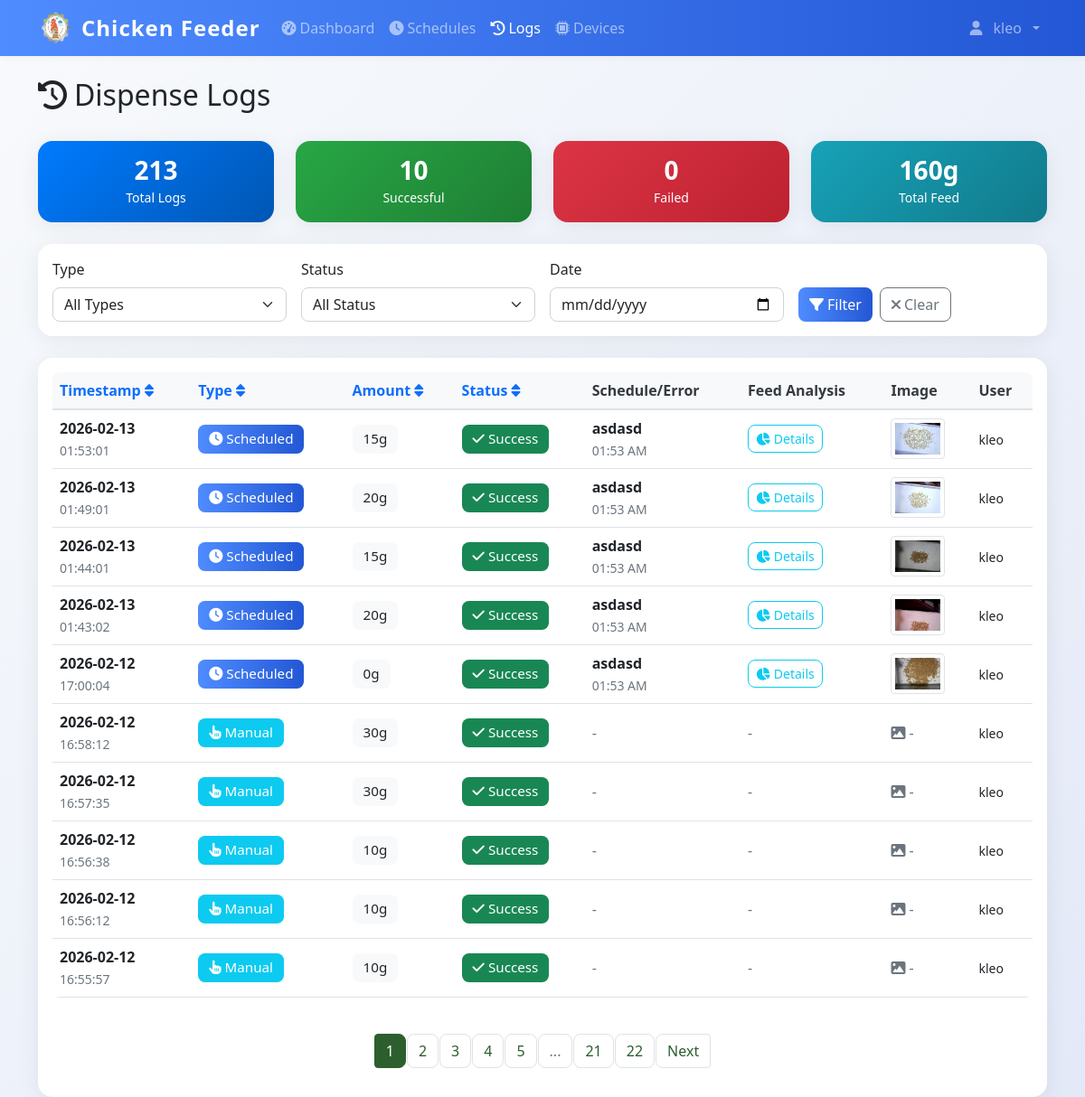
The page /logs (signed in) on the database as committed earlier.
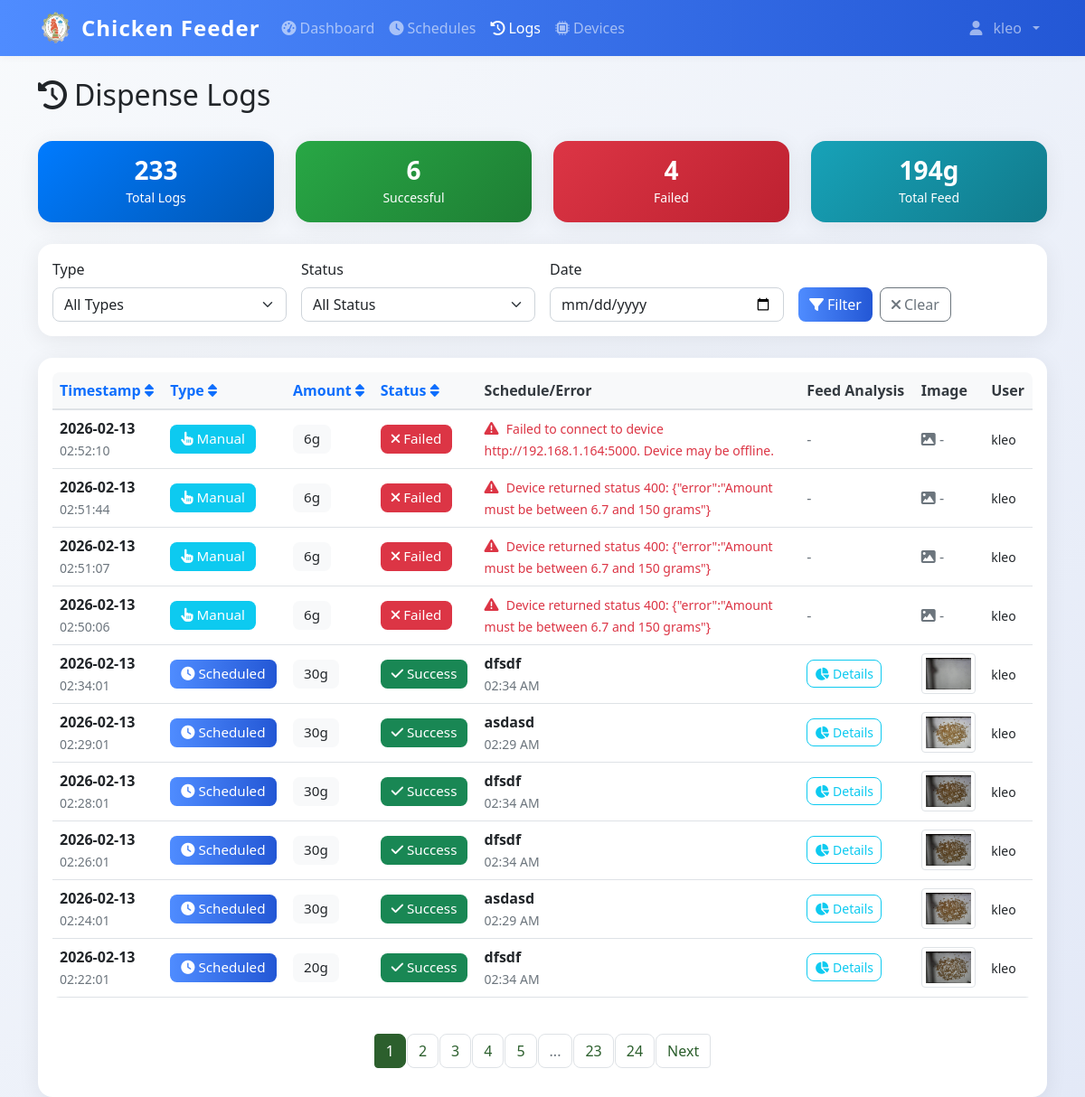
The same page on the database as committed later.
### models.py (models this page shows)
class DispenseLog(db.Model):
    id = db.Column(db.Integer, primary_key=True)
    timestamp = db.Column(db.DateTime, default=datetime.now, nullable=False)
    amount_grams = db.Column(db.Integer, nullable=False)
    trigger_type = db.Column(db.String(20), nullable=False)
    schedule_id = db.Column(db.Integer, db.ForeignKey('feed_schedule.id'), nullable=True)
    status = db.Column(db.String(20), default='success')
    error_message = db.Column(db.Text, nullable=True)
    image_path = db.Column(db.String(255), nullable=True)  # Path to captured feed image
    pellet_count = db.Column(db.Integer, nullable=True)  # Number of pellets detected in image
    grams_detected = db.Column(db.Float, nullable=True)  # Estimated grams of pellets in feeder
    grams_dispensed = db.Column(db.Integer, nullable=True)  # Actual amount dispensed by servo
    triggered_by = db.Column(db.Integer, db.ForeignKey('user.id'), nullable=True)
    schedule = db.relationship('FeedSchedule', backref=db.backref('dispense_logs', lazy=True))
    user = db.relationship('User', backref=db.backref('dispense_logs', lazy=True))

class FeedSchedule(db.Model):
    id = db.Column(db.Integer, primary_key=True)
    name = db.Column(db.String(100), nullable=False)
    feed_time = db.Column(db.Time, nullable=False)
    amount_grams = db.Column(db.Integer, nullable=False)
    is_active = db.Column(db.Boolean, default=True)
    created_by = db.Column(db.Integer, db.ForeignKey('user.id'), nullable=False)
    created_at = db.Column(db.DateTime, default=datetime.now)
    user = db.relationship('User', backref=db.backref('schedules', lazy=True))

class User(UserMixin, db.Model):
    id = db.Column(db.Integer, primary_key=True)
    username = db.Column(db.String(80), unique=True, nullable=False)
    email = db.Column(db.String(120), unique=True, nullable=False)
    password_hash = db.Column(db.String(120), nullable=False)
    iot_device_url = db.Column(db.String(255), nullable=True)  # e.g., 'http://192.168.1.100:5000' or 'pi_klei'
    is_admin = db.Column(db.Boolean, default=True)
    created_at = db.Column(db.DateTime, default=datetime.now)

### app.py (the view)
@app.route('/logs')
@login_required
def logs():
    page = request.args.get('page', 1, type=int)
    if not current_user.is_admin:
        logs = DispenseLog.query.filter_by(triggered_by=current_user.id).order_by(DispenseLog.timestamp.desc()).paginate(
            page=page, per_page=10, error_out=False
        )
    else:
        logs = DispenseLog.query.order_by(DispenseLog.timestamp.desc()).paginate(
            page=page, per_page=10, error_out=False
        )
    return render_template('logs.html', logs=logs)

### app.py (called while the page is built)
@login_manager.user_loader
def load_user(user_id):
    return db.session.get(User, int(user_id))

@app.context_processor
def inject_datetime():
    return {'datetime': datetime}

@app.before_request
def restrict_admin_from_user_pages():
    if current_user.is_authenticated and getattr(current_user, 'is_admin', False):
        if not request.path.startswith('/admin'):
            if not request.path.startswith('/static') and not request.path.startswith('/logout'):
                return redirect(url_for('admin.dashboard'))

### templates/logs.html (shortened to what the changed rows need)
{% extends "base.html" %}
{% block content %}
<div class="container mt-4">
    <div class="row mb-4">
        <div class="col">
            <h1 class="h2">
                <i class="fas fa-history me-2"></i>Dispense Logs
            </h1>
        </div>
    </div>
    {% if not logs or not logs.items %}
    <div class="text-center text-muted py-5">
        <i class="fas fa-clipboard-list fa-4x mb-3"></i>
        <h4>No Logs Available</h4>
        <p class="mb-4">No log data found. Dispense logs will appear here once you start feeding.</p>
        <a href="{{ url_for('dashboard') }}" class="btn btn-primary">
            <i class="fas fa-tachometer-alt me-2"></i>Go to Dashboard
        </a>
    </div>
    {% else %}
    <div class="row my-4">
        <div class="col-md-3">
            <div class="card bg-primary text-white">
                <div class="card-body text-center">
                    <h3 class="mb-0">{{ logs.total }}</h3>
                    <small>Total Logs</small>
                </div>
            </div>
        </div>
        <div class="col-md-3">
            <div class="card bg-success text-white">
                <div class="card-body text-center">
                    <h3 class="mb-0">{{ logs.items|selectattr('status', 'equalto', 'success')|list|length }}</h3>
                    <small>Successful</small>
                </div>
            </div>
        </div>
        <div class="col-md-3">
            <div class="card bg-danger text-white">
                <div class="card-body text-center">
                    <h3 class="mb-0">{{ logs.items|selectattr('status', 'equalto', 'failure')|list|length }}</h3>
                    <small>Failed</small>
                </div>
            </div>
        </div>
        <div class="col-md-3">
            <div class="card bg-info text-white">
                <div class="card-body text-center">
                    <h3 class="mb-0">{{ logs.items|sum(attribute='amount_grams') }}g</h3>
                    <small>Total Feed</small>
                </div>
            </div>
        </div>
    </div>
    <div class="card mb-4">
        <div class="card-body">
            <div class="row g-3">
                <div class="col-md-3">
                    <label for="filter-type" class="form-label">Type</label>
                    <select class="form-select" id="filter-type">
                        <option value="">All Types</option>
                    </select>
                </div>
                <div class="col-md-3">
                    <label for="filter-status" class="form-label">Status</label>
                    <select class="form-select" id="filter-status">
                        <option value="">All Status</option>
                    </select>
                </div>
                <div class="col-md-3">
                    <label for="filter-date" class="form-label">Date</label>
                    <input type="date" class="form-control" id="filter-date">
                </div>
                <div class="col-md-3">
                    <label class="form-label">&nbsp;</label>
                    <div class="d-flex gap-2">
                        <button class="btn btn-primary" onclick="applyFilters()">
                            <i class="fas fa-filter me-1"></i>Filter
                        </button>
                        <button class="btn btn-outline-secondary" onclick="clearFilters()">
                            <i class="fas fa-times me-1"></i>Clear
                        </button>
                    </div>
                </div>
            </div>
        </div>
    </div>
    <div class="card">
        <div class="card-body">
            {% if logs.items %}
            <div class="table-responsive">
                <table class="table table-hover">
                    <thead>
                        <tr>
                            <th>
                                <a href="#" onclick="sortTable('timestamp')" class="text-decoration-none">
                                    Timestamp <i class="fas fa-sort"></i>
                                </a>
                            </th>
                            <th>
                                <a href="#" onclick="sortTable('type')" class="text-decoration-none">
                                    Type <i class="fas fa-sort"></i>
                                </a>
                            </th>
                            <th>
                                <a href="#" onclick="sortTable('amount')" class="text-decoration-none">
                                    Amount <i class="fas fa-sort"></i>
                                </a>
                            </th>
                            <th>
                                <a href="#" onclick="sortTable('status')" class="text-decoration-none">
                                    Status <i class="fas fa-sort"></i>
                                </a>
                            </th>
                            <th>Schedule/Error</th>
                            <th>Feed Analysis</th>
                            <th>Image</th>
                            <th>User</th>
                        </tr>
                    </thead>
                    <tbody id="logs-table-body">
                        {% for log in logs.items %}
                        <tr class="log-row"
                            data-type="{{ log.trigger_type }}"
                            data-status="{{ log.status }}"
                            data-date="{{ log.timestamp.strftime('%Y-%m-%d') }}">
                            <td>
                                <div>
                                    <strong>{{ log.timestamp.strftime('%Y-%m-%d') }}</strong>
                                </div>
                                <small class="text-muted">{{ log.timestamp.strftime('%H:%M:%S') }}</small>
                            </td>
                            <td>
                                {% if log.trigger_type == 'manual' %}
                                    <span class="badge bg-info">
                                        <i class="fas fa-hand-pointer me-1"></i>Manual
                                    </span>
                                {% else %}
                                    <span class="badge bg-primary">
                                        <i class="fas fa-clock me-1"></i>Scheduled
                                    </span>
                                {% endif %}
                            </td>
                            <td>
                                <span class="badge bg-light text-dark">{{ log.amount_grams }}g</span>
                            </td>
                            <td>
                                {% if log.status == 'success' %}
                                    <span class="badge bg-success">
                                        <i class="fas fa-check me-1"></i>Success
                                    </span>
                                {% else %}
                                    <span class="badge bg-danger">
                                        <i class="fas fa-times me-1"></i>Failed
                                    </span>
                                {% endif %}
                            </td>
                            <td style="max-width: 350px;">
                                {% if log.schedule %}
                                    <div>
                                        <strong>{{ log.schedule.name }}</strong>
                                    </div>
                                    <small class="text-muted">{{ log.schedule.feed_time.strftime('%I:%M %p') }}</small>
                                {% elif log.error_message %}
                                    <div class="text-danger" title="{{ log.error_message }}" style="cursor: help;">
                                        <i class="fas fa-exclamation-triangle me-1"></i>
                                        <small>{{ log.error_message[:100] }}{% if log.error_message|length > 100 %}...{% endif %}</small>
                                    </div>
                                {% else %}
                                    <span class="text-muted">-</span>
                                {% endif %}
                            </td>
                            <td>
                                {% if log.pellet_count is not none or log.grams_detected is not none or log.grams_dispensed is not none %}
                                    <button class="btn btn-sm btn-outline-info"
                                            onclick="showFeedDetails({{ log.pellet_count or 0 }}, {{ log.grams_detected or 0 }}, {{ log.grams_dispensed or 0 }}, {{ log.amount_grams }})"
                                            title="View feed analysis details">
                                        <i class="fas fa-chart-pie me-1"></i>Details
                                    </button>
                                {% else %}
                                    <span class="text-muted">-</span>
                                {% endif %}
                            </td>
                            <td>
                                {% if log.image_path %}
                                    <img src="{{ url_for('static', filename=log.image_path) }}"
                                         alt="Feed Image"
                                         class="img-thumbnail"
                                         style="width: 60px; height: 45px; object-fit: cover; cursor: pointer;"
                                         onclick="viewImage('{{ url_for('static', filename=log.image_path) }}')"
                                         title="Click to view full image">
                                {% else %}
                                    <span class="text-muted"><i class="fas fa-image"></i> -</span>
                                {% endif %}
                            </td>
                            <td>
                                {% if log.user %}
                                    <small>{{ log.user.username }}</small>
                                {% else %}
                                    <small class="text-muted">System</small>
                                {% endif %}
                            </td>
                        </tr>
                        {% endfor %}
                    </tbody>
                </table>
            </div>
            {% if logs.pages > 1 %}
            <nav aria-label="Logs pagination" class="mt-4">
                <ul class="pagination justify-content-center">
                    {% for page_num in logs.iter_pages() %}
                        {% if page_num %}
                            {% if page_num != logs.page %}
                                <li class="page-item">
                                    <a class="page-link" href="{{ url_for('logs', page=page_num) }}">{{ page_num }}</a>
                                </li>
                            {% else %}
                                <li class="page-item active">
                                    <span class="page-link">{{ page_num }}</span>
                                </li>
                            {% endif %}
                        {% else %}
                            <li class="page-item disabled">
                                <span class="page-link">...</span>
                            </li>
                        {% endif %}
                    {% endfor %}
                    {% if logs.has_next %}
                        <li class="page-item">
                            <a class="page-link" href="{{ url_for('logs', page=logs.next_num) }}">Next</a>
                        </li>
                    {% endif %}
                </ul>
            </nav>
            {% endif %}
            {% endif %}
        </div>
    </div>
</div>
{% endif %}
{% endblock %}

Rows that differ between the two databases and show on the page:
no longer on this page (row unchanged): DispenseLog: timestamp "2026-02-13", timestamp "01:53:01", trigger_type "scheduled" (drawn), amount_grams "15", status "success" (drawn), schedule.name "asdasd", schedule.feed_time "01:53 AM", image_path (picture), user.username "kleo"
no longer on this page (row unchanged): DispenseLog: timestamp "2026-02-13", timestamp "01:49:01", trigger_type "scheduled" (drawn), amount_grams "20", status "success" (drawn), schedule.name "asdasd", schedule.feed_time "01:53 AM", image_path (picture), user.username "kleo"
no longer on this page (row unchanged): DispenseLog: timestamp "2026-02-13", timestamp "01:44:01", trigger_type "scheduled" (drawn), amount_grams "15", status "success" (drawn), schedule.name "asdasd", schedule.feed_time "01:53 AM", image_path (picture), user.username "kleo"
no longer on this page (row unchanged): DispenseLog: timestamp "2026-02-13", timestamp "01:43:02", trigger_type "scheduled" (drawn), amount_grams "20", status "success" (drawn), schedule.name "asdasd", schedule.feed_time "01:53 AM", image_path (picture), user.username "kleo"
no longer on this page (row unchanged): DispenseLog: timestamp "2026-02-12", timestamp "17:00:04", trigger_type "scheduled" (drawn), amount_grams "0", status "success" (drawn), schedule.name "asdasd", schedule.feed_time "01:53 AM", image_path (picture), user.username "kleo"
no longer on this page (row unchanged): DispenseLog: timestamp "2026-02-12", timestamp "16:58:12", trigger_type "manual" (drawn), amount_grams "30", status "success" (drawn), user.username "kleo"
no longer on this page (row unchanged): DispenseLog: timestamp "2026-02-12", timestamp "16:57:35", trigger_type "manual" (drawn), amount_grams "30", status "success" (drawn), user.username "kleo"
no longer on this page (row unchanged): DispenseLog: timestamp "2026-02-12", timestamp "16:56:38", trigger_type "manual" (drawn), amount_grams "10", status "success" (drawn), user.username "kleo"
no longer on this page (row unchanged): DispenseLog: timestamp "2026-02-12", timestamp "16:56:12", trigger_type "manual" (drawn), amount_grams "10", status "success" (drawn), user.username "kleo"
no longer on this page (row unchanged): DispenseLog: timestamp "2026-02-12", timestamp "16:55:57", trigger_type "manual" (drawn), amount_grams "10", status "success" (drawn), user.username "kleo"
added DispenseLog: timestamp "2026-02-13", timestamp "02:52:10", trigger_type "manual" (drawn), amount_grams "6", status "failure" (drawn), error_message "Failed to connect to device http://192.168.1.164:5000. Device may be offline.", user.username "kleo"
added DispenseLog: timestamp "2026-02-13", timestamp "02:51:44", trigger_type "manual" (drawn), amount_grams "6", status "failure" (drawn), error_message "Device returned status 400: {\"error\":\"Amount must be between 6.7 and 150 grams\"}", user.username "kleo"
added DispenseLog: timestamp "2026-02-13", timestamp "02:51:07", trigger_type "manual" (drawn), amount_grams "6", status "failure" (drawn), error_message "Device returned status 400: {\"error\":\"Amount must be between 6.7 and 150 grams\"}", user.username "kleo"
added DispenseLog: timestamp "2026-02-13", timestamp "02:50:06", trigger_type "manual" (drawn), amount_grams "6", status "failure" (drawn), error_message "Device returned status 400: {\"error\":\"Amount must be between 6.7 and 150 grams\"}", user.username "kleo"
added DispenseLog: timestamp "2026-02-13", timestamp "02:34:01", trigger_type "scheduled" (drawn), amount_grams "30", status "success" (drawn), schedule.name "dfsdf", schedule.feed_time "02:34 AM", image_path (picture), user.username "kleo"
added DispenseLog: timestamp "2026-02-13", timestamp "02:29:01", trigger_type "scheduled" (drawn), amount_grams "30", status "success" (drawn), schedule.name "asdasd", schedule.feed_time "02:29 AM", image_path (picture), user.username "kleo"
added DispenseLog: timestamp "2026-02-13", timestamp "02:28:01", trigger_type "scheduled" (drawn), amount_grams "30", status "success" (drawn), schedule.name "dfsdf", schedule.feed_time "02:34 AM", image_path (picture), user.username "kleo"
added DispenseLog: timestamp "2026-02-13", timestamp "02:26:01", trigger_type "scheduled" (drawn), amount_grams "30", status "success" (drawn), schedule.name "dfsdf", schedule.feed_time "02:34 AM", image_path (picture), user.username "kleo"
added DispenseLog: timestamp "2026-02-13", timestamp "02:24:01", trigger_type "scheduled" (drawn), amount_grams "30", status "success" (drawn), schedule.name "asdasd", schedule.feed_time "02:29 AM", image_path (picture), user.username "kleo"
added DispenseLog: timestamp "2026-02-13", timestamp "02:22:01", trigger_type "scheduled" (drawn), amount_grams "20", status "success" (drawn), schedule.name "dfsdf", schedule.feed_time "02:34 AM", image_path (picture), user.username "kleo"
Other text that changed with them:
{{ logs.total }}: "213" → "233"
{{ logs.items|selectattr('status', 'equalto', 'success')|list|length }}: "10" → "6"
{{ logs.items|selectattr('status', 'equalto', 'failure')|list|length }}: "0" → "4"
{{ logs.items|sum(attribute='amount_grams') }}: "160" → "194"
new list line: "23"
new list line: "24"
list line gone: "21"
list line gone: "22"
